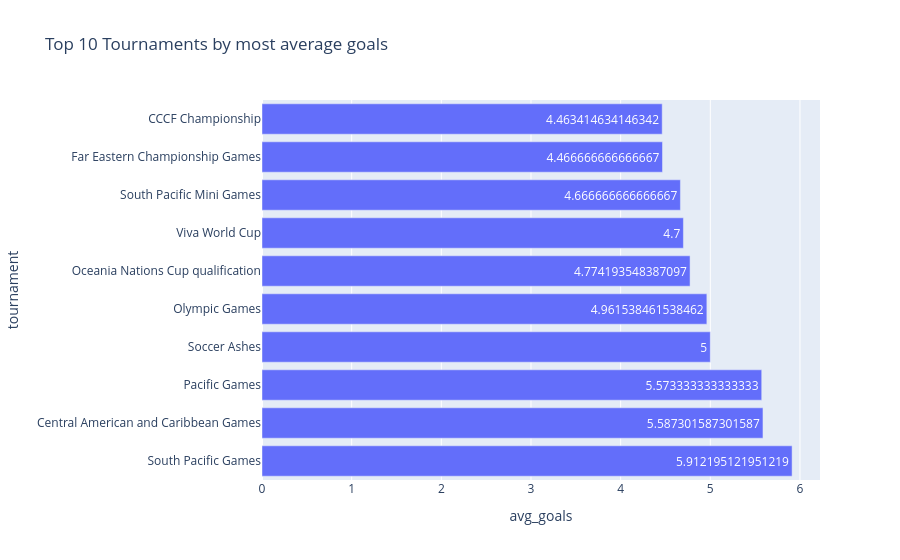

Notebook cell for this chart:
### Code cell
# Average goals by tournament
tournament_stats = (
    df
    .groupby("tournament")
    .agg(
        matches = ('total_goals', 'count'),
        avg_goals=('total_goals', 'mean')
    )
    .reset_index()
)

tournament_stats = tournament_stats[tournament_stats['matches'] >= 20]

top_tournaments = (
    tournament_stats
    .sort_values('avg_goals', ascending=False)
    .head(10)
)

print(top_tournaments.columns)

fig = px.bar(
    top_tournaments,
    x='avg_goals',
    y='tournament',
    text='avg_goals',
    title='Top 10 Tournaments by most average goals'
)
fig.show()

### Figure 1 — Plotly figure (JSON) as saved in the notebook; plotly's stock layout.template omitted (floating-point values rounded to 4 significant figures)
{"data": [{"alignmentgroup": "True", "hovertemplate": "avg_goals=%{text}<br>tournament=%{y}<extra></extra>", "legendgroup": "", "marker": {"color": "#636efa", "pattern": {"shape": ""}}, "name": "", "offsetgroup": "", "orientation": "h", "showlegend": false, "text": [5.912, 5.587, 5.573, 5, 4.962, 4.774, 4.7, 4.667, 4.467, 4.463], "textposition": "auto", "type": "bar", "x": [5.912, 5.587, 5.573, 5, 4.962, 4.774, 4.7, 4.667, 4.467, 4.463], "xaxis": "x", "y": ["South Pacific Games", "Central American and Caribbean Games", "Pacific Games", "Soccer Ashes", "Olympic Games", "Oceania Nations Cup qualification", "Viva World Cup", "South Pacific Mini Games", "Far Eastern Championship Games", "CCCF Championship"], "yaxis": "y"}], "layout": {"barmode": "relative", "legend": {"tracegroupgap": 0}, "title": {"text": "Top 10 Tournaments by most average goals"}, "xaxis": {"anchor": "y", "domain": [0, 1], "title": {"text": "avg_goals"}}, "yaxis": {"anchor": "x", "domain": [0, 1], "title": {"text": "tournament"}}}}
